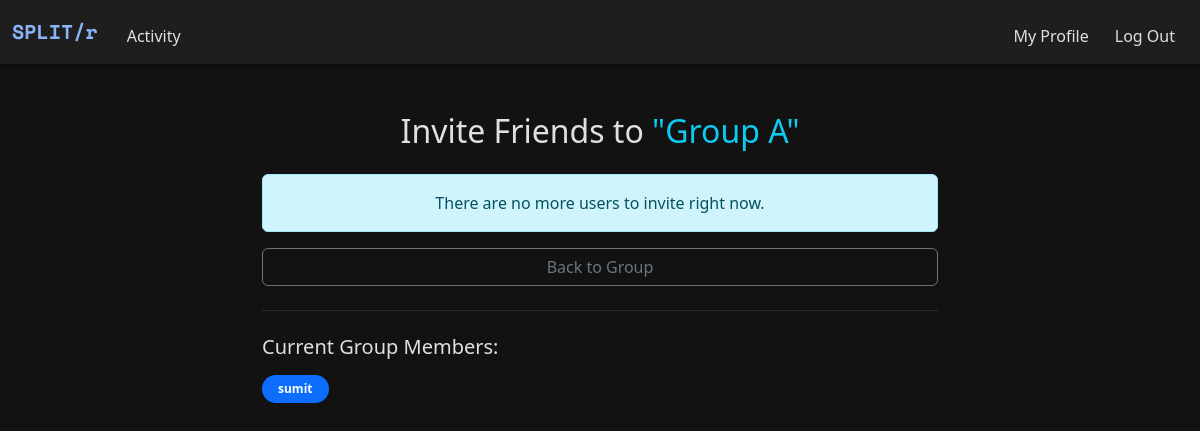
Before: /invite-friends/1 (signed in) with the older database file.
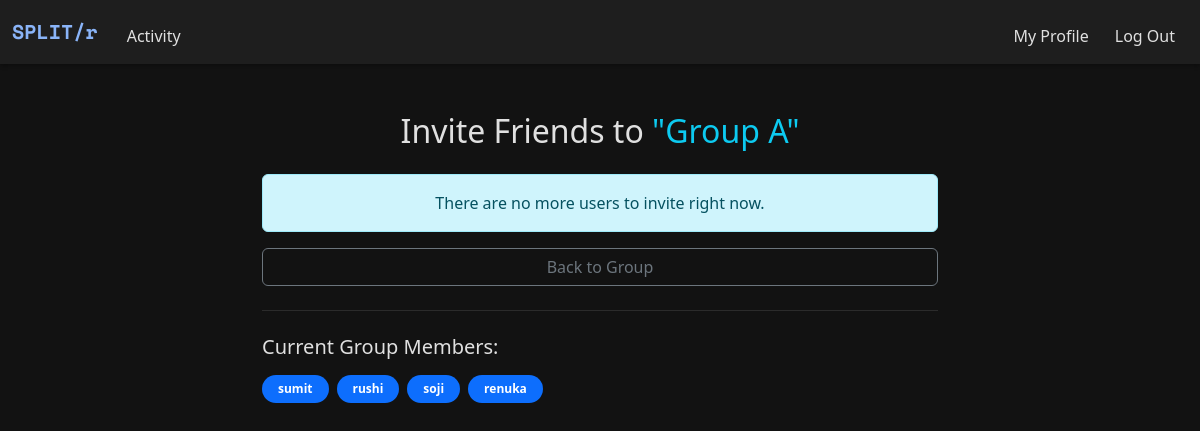
After: the same page with the newer database file.
### models.py (models this page shows)
class User(db.Model):
    __tablename__ = "users"
    id = db.Column(db.Integer, primary_key=True)
    name = db.Column(db.String(100), nullable=False)
    username = db.Column(db.String(50), unique=True, nullable=False)
    password = db.Column(db.String(200), nullable=False)

### app.py (the view, shortened to what this page needs)
@app.route('/invite-friends/<int:group_id>', methods=['GET', 'POST'])
@login_required
def invite_friends(group_id):
    group = Group.query.get_or_404(group_id)
    current_members_ids = [member.id for member in group.users]
    users = User.query.filter(User.id.notin_(current_members_ids)).all()
    return render_template('invite_friends.html', group=group, users=users, members=group.users)

### helper.py (called while the page is built)
def login_required(f):
    @wraps(f)
    def decorated_function(*args, **kwargs):
        if "user_id" not in session:
            flash("You must be logged in to view this page.", "danger")
            return redirect("/login")
        return f(*args, **kwargs)
    return decorated_function

### templates/invite_friends.html (shortened to what this page needs)
{% extends "layout.html" %}
{% block main %}
<div class="container py-5" style="max-width: 700px;">
    <h2 class="mb-4 text-center">Invite Friends to <span class="text-info">"{{ group.name }}"</span></h2>
    {% if users %}
    <form method="POST">
        <div class="mb-4">
            <h5 class="mb-3">Select users to invite:</h5>
            {% for user in users %}
                <div class="form-check mb-2">
                    <input class="form-check-input" type="checkbox" value="{{ user.id }}" name="user_ids" id="user_{{ user.id }}">
                    <label class="form-check-label" for="user_{{ user.id }}">
                        <strong>{{ user.name }}</strong> <span class="text-muted">({{ user.username }})</span>
                    </label>
                </div>
            {% endfor %}
        </div>
        <div class="d-grid gap-2 mb-4">
            <button type="submit" class="btn btn-success">Send Invites</button>
            <a href="{{ url_for('group_page', group_id=group.id) }}" class="btn btn-outline-secondary">Back to Group</a>
        </div>
    </form>
    {% else %}
        <div class="alert alert-info text-center">
            There are no more users to invite right now.
        </div>
        <div class="d-grid mb-4">
            <a href="{{ url_for('group_page', group_id=group.id) }}" class="btn btn-outline-secondary">Back to Group</a>
        </div>
    {% endif %}
    <hr class="my-4">
    <h5 class="mb-3">Current Group Members:</h5>
    <div class="d-flex flex-wrap gap-2">
        {% for member in members %}
            <span class="badge rounded-pill bg-primary px-3 py-2">{{ member.username }}</span>
        {% endfor %}
    </div>
</div>
{% endblock %}

Changed rows visible on the page:
added User: username "rushi"
added User: username "soji"
added User: username "renuka"
